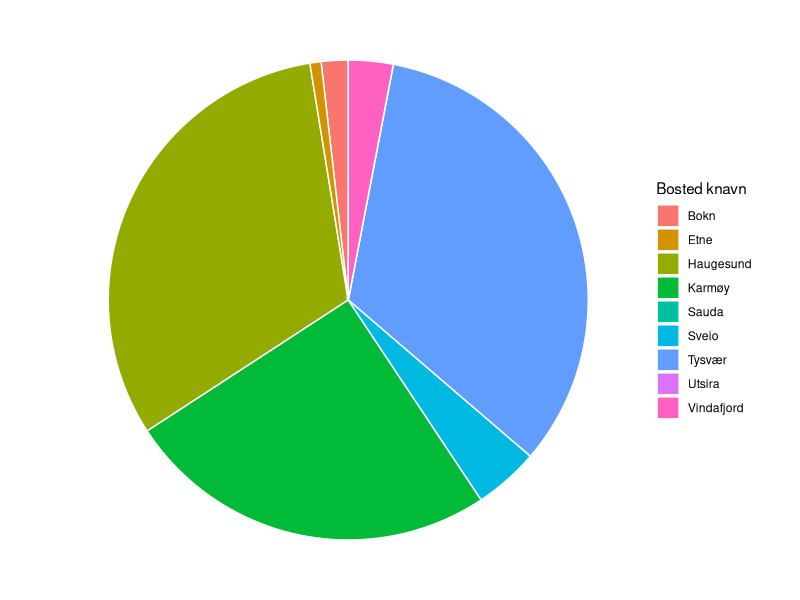

Reproduce this figure in R.
## ---- chunk 1
library(tidyverse)
library(lubridate)
library(readr)
library(ggplot2)
library(ggpubr)
library(dplyr)
library(readxl)
library(data.table)
library(DiagrammeR)
## ---- chunk 2
kake_karsto <- read_excel("Data_R_MSB_210/kake_karsto.xlsx")
## ---- chunk 3
#| label: fig-kake-karsto
#| fig-cap: "Pendling til grunnkrets Falkeid"
kake_karsto %>%
  filter(`Bosted knavn` %in% c("Tysvær", "Karmøy", "Sauda", "Haugesund", "Bokn", "Utsira", "Vindafjord", "Etne", "Sveio")) %>%
  ggplot(kake_karsto, mapping = aes(fill = `Bosted knavn`,
                                       y = `Andel pendlere`,
                                       x = `Arbeidssted`)) +
 geom_bar(stat = "identity", width = 2, color = "white") +
  coord_polar("y", start = 0) +
  theme(legend.position = "bottom") + 
  theme_void()
